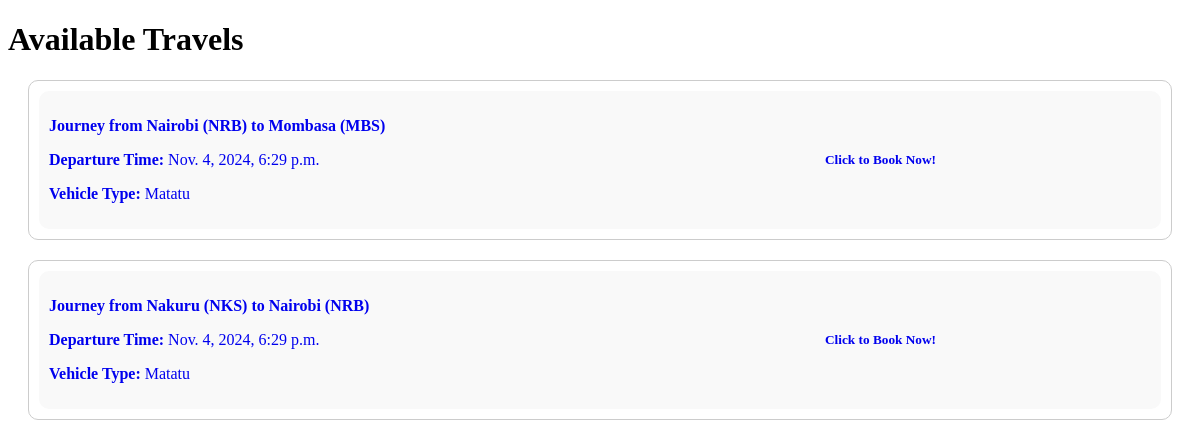
Before: /travels/ with the older database file.
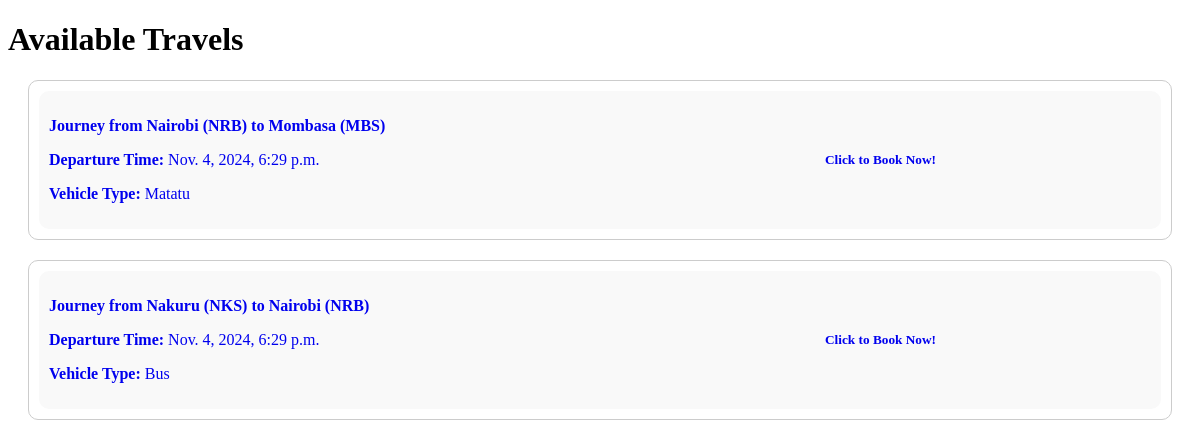
After: the same page with the newer database file.
### travels/models.py (models this page shows, shortened)
class Travel(models.Model):
    VEHICLE_TYPES = [
        ('Bus', 'Bus'),
        ('Matatu', 'Matatu'),
    ]
    origin = models.ForeignKey(Station, on_delete=models.CASCADE, related_name="departures")
    destination = models.ForeignKey(Station, on_delete=models.CASCADE, related_name="arrivals")
    duration = models.IntegerField(help_text="Duration of the journey in minutes", default=00)
    price = models.DecimalField(max_digits=10, decimal_places=2, default=0.00, help_text="Price of the journey")
    number_plate = models.CharField(max_length=10, unique=True, null=True, blank=True, help_text="Vehicle number plate")
    vehicle_type = models.CharField(max_length=6, choices=VEHICLE_TYPES, default='Matatu', help_text="Type of vehicle (Bus or Matatu)")
    max_capacity = models.PositiveIntegerField(help_text="Maximum seating capacity of the vehicle", default=00)
    driver = models.CharField(max_length=64, help_text="Name of the driver", default="Driver Name")
    departure_time = models.DateTimeField(help_text="Departure date and time", default=timezone.now)
    remaining_seats = models.PositiveIntegerField(help_text="Number of seats currently available", default=00)

class Station(models.Model):
    code = models.CharField(max_length=3)
    town = models.CharField(max_length=64)
    def __str__(self):
        return f"{self.town} ({self.code})"

### travels/views.py (the view)
# urls.py: path("", views.index, name="index"),
def index(request):
    travels = Travel.objects.all()  # Retrieve all travel records
    return render(request, "travels/index.html", {"travels": travels})

### travels/templates/travels/index.html
{% extends "travels/layout.html" %}
{% block body %}
<h1>Available Travels</h1>
{% if travels %}
    <ul style="list-style-type: none; padding: 0;">
        {% for travel in travels %}
            <li style="margin-bottom: 10px;">
                <a href="{% url 'travel' travel.id %}" style="text-decoration: none;">
                    <div style="display: flex; margin: 20px; border: 1px solid #ccc; padding: 10px; border-radius: 10px; overflow: hidden;">
                        <div style="padding: 10px; width: 50%; background-color: #f9f9f9; border-top-left-radius: 10px; border-bottom-left-radius: 10px;">
                            <p style="font-weight: bold;">Journey from {{ travel.origin }} to {{ travel.destination }}</p>
                            <p><strong>Departure Time:</strong> {{ travel.departure_time }}</p>
                            <p><strong>Vehicle Type:</strong> {{ travel.vehicle_type }}</p>
                        </div>
                        <div style="width: 50%; padding: 10px; background-color: #f9f9f9; text-align: center; border-top-right-radius: 10px; border-bottom-right-radius: 10px; display: flex; align-items: center; justify-content: center;">
                            <h5 style="margin: 0;">Click to Book Now!</h5>
                        </div>
                    </div>
                </a>
            </li>
        {% endfor %}
    </ul>
{% else %}
    <p>No travels available today.</p>
{% endif %}
{% endblock %}

Changed rows visible on the page:
changed Travel "Nakuru (NKS)": vehicle_type "Matatu" → "Bus"
